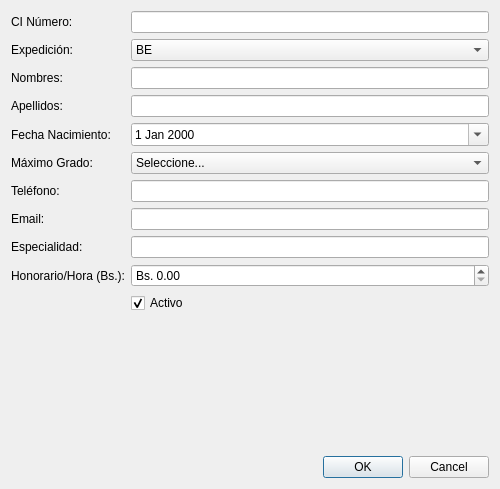
<?xml version="1.0" encoding="UTF-8"?>
<ui version="4.0">
 <class>DocenteFormDialog</class>
 <widget class="QDialog" name="DocenteFormDialog">
  <property name="geometry">
   <rect>
    <x>0</x>
    <y>0</y>
    <width>500</width>
    <height>489</height>
   </rect>
  </property>
  <property name="windowTitle">
   <string>Formulario de Docente/Tutor</string>
  </property>
  <layout class="QVBoxLayout" name="verticalLayout">
   <item>
    <layout class="QFormLayout" name="formLayout">
     <item row="0" column="0">
      <widget class="QLabel" name="labelCINumero">
       <property name="text">
        <string>CI Número:</string>
       </property>
      </widget>
     </item>
     <item row="0" column="1">
      <widget class="QLineEdit" name="txtCINumero"/>
     </item>
     <item row="1" column="0">
      <widget class="QLabel" name="labelExpedicion">
       <property name="text">
        <string>Expedición:</string>
       </property>
      </widget>
     </item>
     <item row="1" column="1">
      <widget class="QComboBox" name="comboExpedicion">
       <item>
        <property name="text">
         <string>BE</string>
        </property>
       </item>
       <item>
        <property name="text">
         <string>CH</string>
        </property>
       </item>
       <item>
        <property name="text">
         <string>CB</string>
        </property>
       </item>
       <item>
        <property name="text">
         <string>LP</string>
        </property>
       </item>
       <item>
        <property name="text">
         <string>OR</string>
        </property>
       </item>
       <item>
        <property name="text">
         <string>PD</string>
        </property>
       </item>
       <item>
        <property name="text">
         <string>PT</string>
        </property>
       </item>
       <item>
        <property name="text">
         <string>SC</string>
        </property>
       </item>
       <item>
        <property name="text">
         <string>TJ</string>
        </property>
       </item>
       <item>
        <property name="text">
         <string>EX</string>
        </property>
       </item>
      </widget>
     </item>
     <item row="2" column="0">
      <widget class="QLabel" name="labelNombres">
       <property name="text">
        <string>Nombres:</string>
       </property>
      </widget>
     </item>
     <item row="2" column="1">
      <widget class="QLineEdit" name="txtNombres"/>
     </item>
     <item row="3" column="0">
      <widget class="QLabel" name="labelApellidos">
       <property name="text">
        <string>Apellidos:</string>
       </property>
      </widget>
     </item>
     <item row="3" column="1">
      <widget class="QLineEdit" name="txtApellidos"/>
     </item>
     <item row="4" column="0">
      <widget class="QLabel" name="labelFechaNacimiento">
       <property name="text">
        <string>Fecha Nacimiento:</string>
       </property>
      </widget>
     </item>
     <item row="4" column="1">
      <widget class="QDateEdit" name="dateFechaNacimiento">
       <property name="calendarPopup">
        <bool>true</bool>
       </property>
      </widget>
     </item>
     <item row="5" column="0">
      <widget class="QLabel" name="labelGradoAcademico">
       <property name="text">
        <string>Máximo Grado:</string>
       </property>
      </widget>
     </item>
     <item row="5" column="1">
      <widget class="QComboBox" name="comboGradoAcademico">
       <item>
        <property name="text">
         <string>Seleccione...</string>
        </property>
       </item>
       <item>
        <property name="text">
         <string>Mtr.</string>
        </property>
       </item>
       <item>
        <property name="text">
         <string>Mgtr.</string>
        </property>
       </item>
       <item>
        <property name="text">
         <string>Mag.</string>
        </property>
       </item>
       <item>
        <property name="text">
         <string>MBA</string>
        </property>
       </item>
       <item>
        <property name="text">
         <string>MSc</string>
        </property>
       </item>
       <item>
        <property name="text">
         <string>M.Sc.</string>
        </property>
       </item>
       <item>
        <property name="text">
         <string>PhD.</string>
        </property>
       </item>
       <item>
        <property name="text">
         <string>Dr.</string>
        </property>
       </item>
       <item>
        <property name="text">
         <string>Dra.</string>
        </property>
       </item>
      </widget>
     </item>
     <item row="6" column="0">
      <widget class="QLabel" name="labelTelefono">
       <property name="text">
        <string>Teléfono:</string>
       </property>
      </widget>
     </item>
     <item row="6" column="1">
      <widget class="QLineEdit" name="txtTelefono"/>
     </item>
     <item row="7" column="0">
      <widget class="QLabel" name="labelEmail">
       <property name="text">
        <string>Email:</string>
       </property>
      </widget>
     </item>
     <item row="7" column="1">
      <widget class="QLineEdit" name="txtEmail"/>
     </item>
     <item row="8" column="0">
      <widget class="QLabel" name="labelEspecialidad">
       <property name="text">
        <string>Especialidad:</string>
       </property>
      </widget>
     </item>
     <item row="8" column="1">
      <widget class="QLineEdit" name="txtEspecialidad"/>
     </item>
     <item row="9" column="0">
      <widget class="QLabel" name="labelHonorario">
       <property name="text">
        <string>Honorario/Hora (Bs.):</string>
       </property>
      </widget>
     </item>
     <item row="9" column="1">
      <widget class="QDoubleSpinBox" name="spinHonorarioHora">
       <property name="prefix">
        <string>Bs. </string>
       </property>
       <property name="decimals">
        <number>2</number>
       </property>
       <property name="maximum">
        <double>10000.000000000000000</double>
       </property>
      </widget>
     </item>
     <item row="10" column="1">
      <widget class="QCheckBox" name="checkActivo">
       <property name="text">
        <string>Activo</string>
       </property>
       <property name="checked">
        <bool>true</bool>
       </property>
      </widget>
     </item>
    </layout>
   </item>
   <item>
    <widget class="QDialogButtonBox" name="buttonBox">
     <property name="orientation">
      <enum>Qt::Orientation::Horizontal</enum>
     </property>
     <property name="standardButtons">
      <set>QDialogButtonBox::StandardButton::Cancel|QDialogButtonBox::StandardButton::Ok</set>
     </property>
    </widget>
   </item>
  </layout>
 </widget>
 <resources/>
 <connections/>
</ui>
